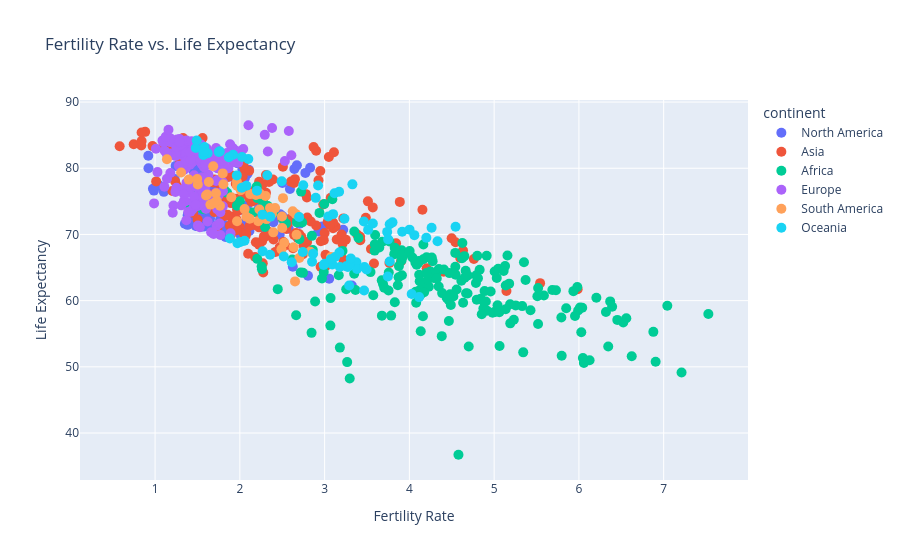

Source (notebook cell):
### Markdown cell above
### Adding Interactive Elements

### Code cell
# Create an interactive scatter plot
fig = px.scatter(
  populations,
  x='fertility_rate', y='life_expectancy', color='continent',
  hover_name='country', title='Fertility Rate vs. Life Expectancy',
  labels={'fertility_rate': 'Fertility Rate', 'life_expectancy': 'Life Expectancy'}
)

# Add hover, zoom, and selection tools
fig.update_traces(marker=dict(size=10), selector=dict(mode='markers'));
fig.update_layout(hovermode='closest');

fig.show();

### Figure 1 — Plotly figure (JSON) as saved in the notebook; plotly's stock layout.template omitted (floating-point values rounded to 4 significant figures; data arrays with more than 128 entries replaced by an {"elided": "..."} marker saying what was removed)
{"data": [{"hovertemplate": "<b>%{hovertext}</b><br><br>continent=North America<br>Fertility Rate=%{x}<br>Life Expectancy=%{y}<extra></extra>", "hovertext": {"elided": "136 str values"}, "legendgroup": "North America", "marker": {"color": "#636efa", "size": 10, "symbol": "circle"}, "mode": "markers", "name": "North America", "orientation": "v", "showlegend": true, "type": "scatter", "x": {"elided": "136 float values"}, "xaxis": "x", "y": {"elided": "136 float values"}, "yaxis": "y"}, {"hovertemplate": "<b>%{hovertext}</b><br><br>continent=Asia<br>Fertility Rate=%{x}<br>Life Expectancy=%{y}<extra></extra>", "hovertext": {"elided": "200 str values"}, "legendgroup": "Asia", "marker": {"color": "#EF553B", "size": 10, "symbol": "circle"}, "mode": "markers", "name": "Asia", "orientation": "v", "showlegend": true, "type": "scatter", "x": {"elided": "200 float values"}, "xaxis": "x", "y": {"elided": "200 float values"}, "yaxis": "y"}, {"hovertemplate": "<b>%{hovertext}</b><br><br>continent=Africa<br>Fertility Rate=%{x}<br>Life Expectancy=%{y}<extra></extra>", "hovertext": {"elided": "216 str values"}, "legendgroup": "Africa", "marker": {"color": "#00cc96", "size": 10, "symbol": "circle"}, "mode": "markers", "name": "Africa", "orientation": "v", "showlegend": true, "type": "scatter", "x": {"elided": "216 float values"}, "xaxis": "x", "y": {"elided": "216 float values"}, "yaxis": "y"}, {"hovertemplate": "<b>%{hovertext}</b><br><br>continent=Europe<br>Fertility Rate=%{x}<br>Life Expectancy=%{y}<extra></extra>", "hovertext": {"elided": "184 str values"}, "legendgroup": "Europe", "marker": {"color": "#ab63fa", "size": 10, "symbol": "circle"}, "mode": "markers", "name": "Europe", "orientation": "v", "showlegend": true, "type": "scatter", "x": {"elided": "184 float values"}, "xaxis": "x", "y": {"elided": "184 float values"}, "yaxis": "y"}, {"hovertemplate": "<b>%{hovertext}</b><br><br>continent=South America<br>Fertility Rate=%{x}<br>Life Expectancy=%{y}<extra></extra>", "hovertext": ["Argentina", "Argentina", "Argentina", "Argentina", "Bolivia", "Bolivia", "Bolivia", "Bolivia", "Brazil", "Brazil", "Brazil", "Brazil", "Chile", "Chile", "Chile", "Chile", "Colombia", "Colombia", "Colombia", "Colombia", "Ecuador", "Ecuador", "Ecuador", "Ecuador", "Guyana", "Guyana", "Guyana", "Guyana", "Peru", "Peru", "Peru", "Peru", "Paraguay", "Paraguay", "Paraguay", "Paraguay", "Suriname", "Suriname", "Suriname", "Suriname", "Uruguay", "Uruguay", "Uruguay", "Uruguay", "Venezuela", "Venezuela", "Venezuela", "Venezuela"], "legendgroup": "South America", "marker": {"color": "#FFA15A", "size": 10, "symbol": "circle"}, "mode": "markers", "name": "South America", "orientation": "v", "showlegend": true, "type": "scatter", "x": [2.304, 2.241, 1.601, 1.504, 3.076, 2.829, 2.651, 2.523, 1.766, 1.727, 1.653, 1.614, 1.798, 1.686, 1.307, 1.14, 1.899, 1.719, 1.694, 1.634, 2.509, 2.122, 1.967, 1.806, 2.701, 2.634, 2.491, 2.395, 2.356, 2.189, 2.056, 1.965, 2.658, 2.624, 2.497, 2.416, 2.669, 2.5, 2.314, 2.231, 2.012, 1.966, 1.497, 1.397, 2.379, 2.217, 2.116, 2.077], "xaxis": "x", "y": [75.8, 76.11, 75.88, 77.54, 66.59, 67.39, 62.91, 68.74, 74.33, 75.08, 74.51, 76.02, 79.22, 80.3, 79.35, 81.36, 75.61, 76.23, 74.76, 77.91, 75.49, 76.09, 72.0, 77.58, 66.44, 68.07, 67.75, 70.32, 73.98, 75.95, 73.83, 77.94, 73.11, 73.49, 72.72, 73.98, 69.96, 70.98, 72.32, 73.76, 76.69, 77.35, 78.38, 78.29, 73.09, 72.0, 72.37, 72.67], "yaxis": "y"}, {"hovertemplate": "<b>%{hovertext}</b><br><br>continent=Oceania<br>Fertility Rate=%{x}<br>Life Expectancy=%{y}<extra></extra>", "hovertext": ["American Samoa", "American Samoa", "American Samoa", "American Samoa", "Australia", "Australia", "Australia", "Australia", "Fiji", "Fiji", "Fiji", "Fiji", "Micronesia", "Micronesia", "Micronesia", "Micronesia", "Guam", "Guam", "Guam", "Guam", "Kiribati", "Kiribati", "Kiribati", "Kiribati", "Marshall Islands", "Marshall Islands", "Marshall Islands", "Marshall Islands", "Northern Mariana Islands", "Northern Mariana Islands", "Northern Mariana Islands", "Northern Mariana Islands", "New Caledonia", "New Caledonia", "New Caledonia", "New Caledonia", "Nauru", "Nauru", "Nauru", "Nauru", "New Zealand", "New Zealand", "New Zealand", "New Zealand", "Palau", "Palau", "Palau", "Palau", "Papua New Guinea", "Papua New Guinea", "Papua New Guinea", "Papua New Guinea", "French Polynesia", "French Polynesia", "French Polynesia", "French Polynesia", "Solomon Islands", "Solomon Islands", "Solomon Islands", "Solomon Islands", "Tonga", "Tonga", "Tonga", "Tonga", "Tuvalu", "Tuvalu", "Tuvalu", "Tuvalu", "Vanuatu", "Vanuatu", "Vanuatu", "Vanuatu", "Samoa", "Samoa", "Samoa", "Samoa"], "legendgroup": "Oceania", "marker": {"color": "#19d3f3", "size": 10, "symbol": "circle"}, "mode": "markers", "name": "Oceania", "orientation": "v", "showlegend": true, "type": "scatter", "x": [3.043, 2.699, 2.36, 2.267, 1.92, 1.752, 1.581, 1.481, 2.612, 2.518, 2.357, 2.27, 3.18, 3.001, 2.852, 2.743, 3.117, 3.171, 2.895, 2.748, 3.768, 3.375, 3.254, 3.124, 3.382, 3.091, 2.989, 2.864, 3.328, 2.923, 2.494, 2.324, 2.202, 2.078, 2.022, 1.964, 4.115, 4.027, 3.466, 3.29, 2.1, 1.87, 1.62, 1.57, 2.006, 2.055, 1.972, 1.883, 3.746, 3.495, 3.274, 3.072, 2.026, 1.763, 1.57, 1.491, 4.332, 4.2, 3.749, 3.513, 3.768, 3.463, 3.234, 3.1, 3.47, 3.297, 3.309, 3.174, 4.059, 3.915, 3.738, 3.569, 4.545, 4.262, 4.002, 3.801], "xaxis": "x", "y": [72.71, 72.64, 72.67, 72.99, 82.05, 82.45, 83.2, 83.05, 65.81, 66.66, 66.92, 67.46, 65.08, 65.58, 65.88, 67.36, 76.24, 76.45, 75.53, 77.42, 65.91, 65.8, 65.2, 66.6, 64.78, 65.48, 65.39, 67.08, 77.57, 77.39, 78.03, 78.95, 76.61, 77.36, 77.05, 78.92, 60.53, 61.0, 61.53, 62.28, 81.41, 81.66, 82.26, 82.01, 68.86, 69.05, 68.69, 69.38, 63.64, 64.7, 65.08, 66.26, 81.69, 82.56, 82.46, 84.19, 68.96, 69.5, 69.26, 70.69, 71.55, 71.95, 72.38, 73.07, 65.08, 65.51, 66.36, 67.26, 69.9, 70.4, 70.39, 71.65, 71.16, 71.0, 70.73, 71.83], "yaxis": "y"}], "layout": {"hovermode": "closest", "legend": {"title": {"text": "continent"}, "tracegroupgap": 0}, "title": {"text": "Fertility Rate vs. Life Expectancy"}, "xaxis": {"anchor": "y", "domain": [0.0, 1.0], "title": {"text": "Fertility Rate"}}, "yaxis": {"anchor": "x", "domain": [0.0, 1.0], "title": {"text": "Life Expectancy"}}}}
